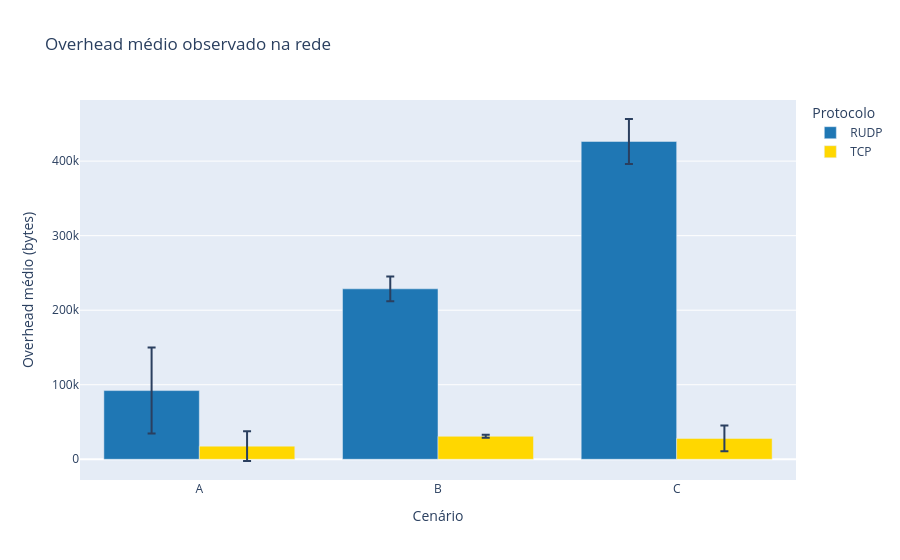

The notebook cell saved with this chart:
### Code cell
fig = px.bar(
    summary_overhead,
    x="scenario",
    y="mean_overhead",
    color="protocol",
    barmode="group",
    error_y="std_overhead",
    title="Overhead médio observado na rede",
    labels={
        "scenario": "Cenário",
        "mean_overhead": "Overhead médio (bytes)",
        "protocol": "Protocolo"
    },
    color_discrete_sequence=cores
)

fig.write_image(
    "../results/figures/overhead_rede.png",

)

fig.show()

### Figure 1 — Plotly figure (JSON) as saved in the notebook; plotly's stock layout.template omitted (floating-point values rounded to 4 significant figures)
{"data": [{"alignmentgroup": "True", "error_y": {"array": [57660.0, 16690.0, 30100.0]}, "hovertemplate": "Protocolo=RUDP<br>Cenário=%{x}<br>Overhead médio (bytes)=%{y}<extra></extra>", "legendgroup": "RUDP", "marker": {"color": "#1F77B4", "pattern": {"shape": ""}}, "name": "RUDP", "offsetgroup": "RUDP", "orientation": "v", "showlegend": true, "textposition": "auto", "type": "bar", "x": ["A", "B", "C"], "xaxis": "x", "y": [92150.0, 228700.0, 426400.0], "yaxis": "y"}, {"alignmentgroup": "True", "error_y": {"array": [19940.0, 1998.0, 17210.0]}, "hovertemplate": "Protocolo=TCP<br>Cenário=%{x}<br>Overhead médio (bytes)=%{y}<extra></extra>", "legendgroup": "TCP", "marker": {"color": "#FFD700", "pattern": {"shape": ""}}, "name": "TCP", "offsetgroup": "TCP", "orientation": "v", "showlegend": true, "textposition": "auto", "type": "bar", "x": ["A", "B", "C"], "xaxis": "x", "y": [17630.0, 30850.0, 28000.0], "yaxis": "y"}], "layout": {"barmode": "group", "legend": {"title": {"text": "Protocolo"}, "tracegroupgap": 0}, "title": {"text": "Overhead médio observado na rede"}, "xaxis": {"anchor": "y", "domain": [0, 1], "title": {"text": "Cenário"}}, "yaxis": {"anchor": "x", "domain": [0, 1], "title": {"text": "Overhead médio (bytes)"}}}}
